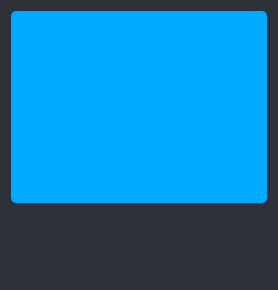
                <widget class="QWidget" name="recognize_report">
                 <property name="styleSheet">
                  <string notr="true">background-color: rgb(44, 49, 58);
border-radius: 5px;</string>
                 </property>
                 <layout class="QVBoxLayout" name="verticalLayout_10">
                  <item>
                   <widget class="QTableWidget" name="recognize_table">
                    <property name="font">
                     <font>
                      <family>Cascadia Code</family>
                     </font>
                    </property>
                    <property name="styleSheet">
                     <string notr="true">border-radius: 5px;
background-color: rgb(0, 170, 255);</string>
                    </property>
                    <property name="verticalScrollMode">
                     <enum>QAbstractItemView::ScrollPerPixel</enum>
                    </property>
                    <property name="horizontalScrollMode">
                     <enum>QAbstractItemView::ScrollPerPixel</enum>
                    </property>
                    <property name="gridStyle">
                     <enum>Qt::SolidLine</enum>
                    </property>
                    <attribute name="horizontalHeaderVisible">
                     <bool>false</bool>
                    </attribute>
                    <attribute name="horizontalHeaderMinimumSectionSize">
                     <number>49</number>
                    </attribute>
                    <attribute name="horizontalHeaderShowSortIndicator" stdset="0">
                     <bool>false</bool>
                    </attribute>
                    <attribute name="horizontalHeaderStretchLastSection">
                     <bool>true</bool>
                    </attribute>
                    <column>
                     <property name="text">
                      <string>Box Color</string>
                     </property>
                     <property name="font">
                      <font>
                       <family>Cascadia Code</family>
                       <pointsize>11</pointsize>
                       <weight>75</weight>
                       <bold>true</bold>
                      </font>
                     </property>
                     <property name="textAlignment">
                      <set>AlignCenter</set>
                     </property>
                    </column>
                    <column>
                     <property name="text">
                      <string>Mã sinh viên</string>
                     </property>
                     <property name="font">
                      <font>
                       <family>Cascadia Code</family>
                       <pointsize>11</pointsize>
                       <weight>75</weight>
                       <bold>true</bold>
                      </font>
                     </property>
                     <property name="textAlignment">
                      <set>AlignCenter</set>
                     </property>
                    </column>
                   </widget>
                  </item>
                  <item>
                   <widget class="QWidget" name="widget_9" native="true">
                    <property name="minimumSize">
                     <size>
                      <width>0</width>
                      <height>70</height>
                     </size>
                    </property>
                    <property name="styleSheet">
                     <string notr="true">border: 0px</string>
                    </property>
                    <widget class="QPushButton" name="recognize_keep_btn">
                     <property name="geometry">
                      <rect>
                       <x>680</x>
                       <y>20</y>
                       <width>150</width>
                       <height>30</height>
                      </rect>
                     </property>
                     <property name="minimumSize">
                      <size>
                       <width>150</width>
                       <height>30</height>
                      </size>
                     </property>
                     <property name="font">
                      <font>
                       <family>Cascadia Code</family>
                       <pointsize>12</pointsize>
                       <weight>75</weight>
                       <bold>true</bold>
                      </font>
                     </property>
                     <property name="styleSheet">
                      <string notr="true">background-color: rgb(190,207,187);
color: rgb(0,0,0);
border-radius: 5px;
border: 2px solid #000;
font-weight: bold;
font-size: 12pt;</string>
                     </property>
                     <property name="text">
                      <string>Lưu</string>
                     </property>
                     <property name="iconSize">
                      <size>
                       <width>25</width>
                       <height>25</height>
                      </size>
                     </property>
                    </widget>
                    <widget class="QPushButton" name="recognize_refresh_btn">
                     <property name="geometry">
                      <rect>
                       <x>310</x>
                       <y>20</y>
                       <width>150</width>
                       <height>30</height>
                      </rect>
                     </property>
                     <property name="minimumSize">
                      <size>
                       <width>150</width>
                       <height>30</height>
                      </size>
                     </property>
                     <property name="font">
                      <font>
                       <family>Cascadia Code</family>
                       <pointsize>12</pointsize>
                       <weight>75</weight>
                       <bold>true</bold>
                      </font>
                     </property>
                     <property name="styleSheet">
                      <string notr="true">background-color: rgb(190,207,187);
color: rgb(0,0,0);
border-radius: 5px;
border: 2px solid #000;
font-weight: bold;
font-size: 12pt;</string>
                     </property>
                     <property name="text">
                      <string>Làm mới</string>
                     </property>
                     <property name="iconSize">
                      <size>
                       <width>25</width>
                       <height>25</height>
                      </size>
                     </property>
                    </widget>
                    <widget class="QPushButton" name="recognize_delete_btn">
                     <property name="geometry">
                      <rect>
                       <x>500</x>
                       <y>20</y>
                       <width>150</width>
                       <height>30</height>
                      </rect>
                     </property>
                     <property name="minimumSize">
                      <size>
                       <width>150</width>
                       <height>30</height>
                      </size>
                     </property>
                     <property name="font">
                      <font>
                       <family>Cascadia Code</family>
                       <pointsize>12</pointsize>
                       <weight>75</weight>
                       <bold>true</bold>
                      </font>
                     </property>
                     <property name="styleSheet">
                      <string notr="true">background-color: rgb(190,207,187);
color: rgb(0,0,0);
border-radius: 5px;
border: 2px solid #000;
font-weight: bold;
font-size: 12pt;</string>
                     </property>
                     <property name="text">
                      <string>Xóa</string>
                     </property>
                     <property name="iconSize">
                      <size>
                       <width>25</width>
                       <height>25</height>
                      </size>
                     </property>
                    </widget>
                   </widget>
                  </item>
                 </layout>
                </widget>
